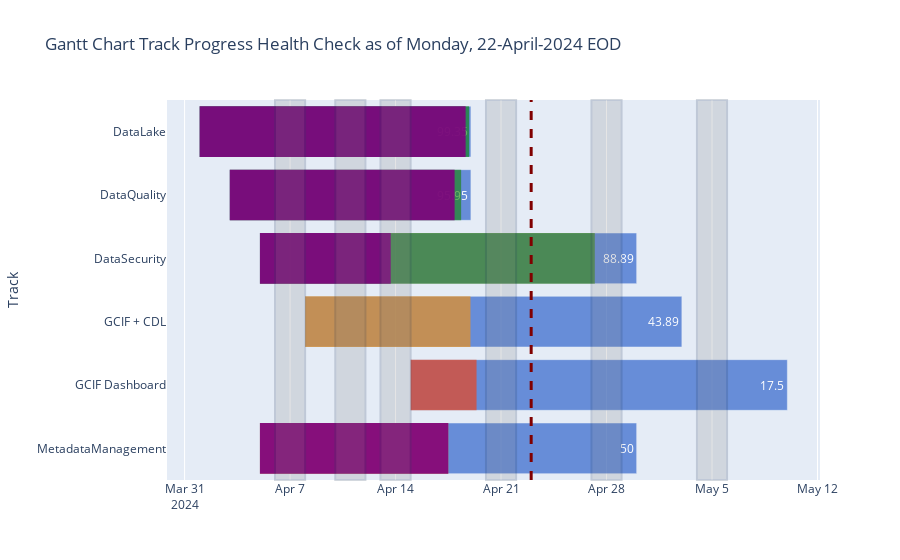

Notebook cell for this chart:
### Markdown cell above
## Final viz

### Code cell
### date_progress
import plotly.express as px
import plotly.graph_objects as go
import pandas as pd
import datetime as dt
import calendar


# dataframe_name = '29-April-2024_Progress' # Change date here 
# get_date_re = re.search(pattern=r'(.*)_Progress$', string=dataframe_name)
# datetime_value = dt.datetime.strptime(get_date_re.group(1), '%d-%B-%Y')
# dayofweek = datetime_value.strftime('%A')

############################## START of DATA PREP ##########################
date_name = '22-April-2024' # Change date here use date >= 18th April
datetime_value = dt.datetime.strptime(date_name, '%d-%B-%Y')
dayofweek = datetime_value.strftime('%A')

TC_review = pd.read_excel(r'.\TC Review Data\Tally.xlsx') # Hardcoded file - can make this dynamic later
# Strip merge columns so the joins are aligned
dfs[f'{date_name}_TC_breakdown']['Tracks'] = dfs[f'{date_name}_TC_breakdown']['Tracks'].str.strip()
TC_review['Track_Short'] = TC_review['Track_Short'].str.strip()

# We are adding our TC review data
inner_1 = pd.merge(left=dfs[f'{date_name}_TC_breakdown'], right=TC_review, left_on='Tracks', right_on='Track_Short', how='inner')
inner_2 = pd.merge(left=dfs[f'{date_name}_TC_breakdown'], right=TC_review, left_on='Tracks', right_on='Track_Long', how='inner')

combined_df = pd.concat([inner_1, inner_2], axis=0, ignore_index=True)
combined_df.drop_duplicates(subset=['Tracks'], keep='first', inplace=True)

# Strip merge columns so the joins are aligned
combined_df['Track_Long'] = combined_df['Track_Long'] .str.strip()
dfs[f'{date_name}_Progress']['Track'] = dfs[f'{date_name}_Progress']['Track'].str.strip()

# Combine with the progress data
my_merge_2 = pd.merge(left=combined_df, right=dfs[f'{date_name}_Progress'],\
                      left_on='Track_Long', right_on='Track', how='outer') # inner, outer yields the same result.

# Insert 
my_merge_2.insert(loc=my_merge_2.columns.get_loc('Tickets Done')+1,
                  column='Percentage Reviewed',
                  value=round(my_merge_2['Tickets Done']/my_merge_2['Total TC']*100,2))

# Must ensure Track is non-null
my_merge_2.dropna(axis='index', subset=['Track'], inplace=True, ignore_index=True)
############################## END of DATA PREP ##########################

fig = px.timeline(my_merge_2, x_start="Start Date", x_end="End Date", y="Track",\
                  text="Actual Completion (%)", opacity=0.7,
                  color_discrete_sequence=px.colors.qualitative.G10,
                  # color="Remark",
                  title=f'Gantt Chart Track Progress Health Check as of {dayofweek}, {date_name} EOD',
                  hover_name='Track',
                  hover_data={
                              'Remark':False,
                              'Track':False,
                              'Percentage Reviewed':':.1f'
                  }
                  )
                   
# Add bars to represent progress from CV - traffic lights
progress_bars = []
for index, row in my_merge_2.to_dict(orient='index').items():
    if pd.isna(row['Actual Completion (%)']):
        continue
    else:
        progress_bar = dict(type='rect',
                        xref='x',
                        yref='y',
                        x0=row['Start Date'],
                        x1=row['Start Date'] + pd.to_timedelta(row['Actual Completion (%)']/100 * (row['End Date']-row['Start Date'])),
                        y0=index-0.4,
                        y1=index+0.4,
                        line=dict(color='green', width=0),
                        fillcolor=interpolate_color(value=row['Actual Completion (%)'], range_color=[0,100], color_continuous_scale=[(0, "red"), (0.5, "orange"), (1, "green")]),
                        opacity=0.6)
    fig.add_shape(progress_bar)

# Add bars to show TC_review progress - purple
review_bars = []
for index, row in my_merge_2.to_dict(orient='index').items():
    if pd.isna(row['Total Executed']):
        continue
    else:
        review_bar =  dict(type='rect',
                            xref='x',
                            yref='y',
                            x0=row['Start Date'],
                            x1=row['Start Date'] + pd.to_timedelta(row['Percentage Reviewed']/100 * (row['End Date']-row['Start Date'])),
                            y0=index-0.4,
                            y1=index+0.4,
                            line=dict(color='purple', width=0),
                            fillcolor='purple',
                            opacity=0.9)
    fig.add_shape(review_bar)
data = []

## --------------Defining the present------------------
fig.add_vline(x=dt.datetime.strptime(date_name, '%d-%B-%Y') + dt.timedelta(days=1),\
              line_width=3, line_dash="dash", line_color='maroon')
# Alternatively
# fig.add_vline(x=dt.datetime.today(), line_width=3, line_dash='dash', line_color='maroon')
#---------------Defining the present------------------

fig.add_vrect(x0=dt.date(2024, 4, 6), x1=dt.date(2024, 4, 8), opacity=0.2, fillcolor='grey')
fig.add_vrect(x0=dt.date(2024, 4, 10), x1=dt.date(2024, 4, 12), opacity=0.2, fillcolor='grey')
fig.add_vrect(x0=dt.date(2024, 4, 13), x1=dt.date(2024, 4, 15), opacity=0.2, fillcolor='grey')
fig.add_vrect(x0=dt.date(2024, 4, 20), x1=dt.date(2024, 4, 22), opacity=0.2, fillcolor='grey')
fig.add_vrect(x0=dt.date(2024, 4, 27), x1=dt.date(2024, 4, 29), opacity=0.2, fillcolor='grey')
fig.add_vrect(x0=dt.date(2024, 5, 4), x1=dt.date(2024, 5, 6), opacity=0.2, fillcolor='grey')

# Don't need fig.update_layout because already using fig.add_shape()
# fig.update_layout(xaxis_title="Timeline", yaxis_title='Tasks')
fig.update_yaxes(autorange="reversed")

fig.show()

### Figure 1 — Plotly figure (JSON) as saved in the notebook; plotly's stock layout.template omitted (floating-point values rounded to 4 significant figures)
{"data": [{"base": ["2024-04-01T00:00:00.000000000", "2024-04-03T00:00:00.000000000", "2024-04-05T00:00:00.000000000", "2024-04-08T00:00:00.000000000", "2024-04-15T00:00:00.000000000", "2024-04-05T00:00:00.000000000"], "customdata": [["Started (test case DL125 for MHPS only can proceed after 24-Apr)", 98.06], ["Started (test case DQ052 and DQ053 for MHPS only can proceed after 24-Apr)", 93.24], ["Started", 34.72], ["Started", 0], ["Started ", 0], ["Started", 50]], "hovertemplate": "<b>%{hovertext}</b><br><br>Start Date=%{base}<br>End Date=%{x}<br>Actual Completion (%)=%{text}<br>Percentage Reviewed=%{customdata[1]:.1f}<extra></extra>", "hovertext": ["DataLake", "DataQuality", "DataSecurity", "GCIF + CDL", "GCIF Dashboard", "MetadataManagement"], "legendgroup": "", "marker": {"color": "#3366CC", "opacity": 0.7, "pattern": {"shape": ""}}, "name": "", "orientation": "h", "showlegend": false, "text": [99.35, 95.95, 88.89, 43.89, 17.5, 50.0], "textposition": "auto", "type": "bar", "x": [1555200000, 1382400000, 2160000000, 2160000000, 2160000000, 2160000000], "xaxis": "x", "y": ["DataLake", "DataQuality", "DataSecurity", "GCIF + CDL", "GCIF Dashboard", "MetadataManagement"], "yaxis": "y"}], "layout": {"barmode": "overlay", "legend": {"tracegroupgap": 0}, "shapes": [{"fillcolor": "#038000", "line": {"color": "green", "width": 0}, "opacity": 0.6, "type": "rect", "x0": "2024-04-01T00:00:00", "x1": "2024-04-18T21:11:31.200000", "xref": "x", "y0": -0.4, "y1": 0.4, "yref": "y"}, {"fillcolor": "#158300", "line": {"color": "green", "width": 0}, "opacity": 0.6, "type": "rect", "x0": "2024-04-03T00:00:00", "x1": "2024-04-18T08:26:52.800000", "xref": "x", "y0": 0.6, "y1": 1.4, "yref": "y"}, {"fillcolor": "#398800", "line": {"color": "green", "width": 0}, "opacity": 0.6, "type": "rect", "x0": "2024-04-05T00:00:00", "x1": "2024-04-27T05:20:24", "xref": "x", "y0": 1.6, "y1": 2.4, "yref": "y"}, {"fillcolor": "#ff9100", "line": {"color": "green", "width": 0}, "opacity": 0.6, "type": "rect", "x0": "2024-04-08T00:00:00", "x1": "2024-04-18T23:20:24", "xref": "x", "y0": 2.6, "y1": 3.4, "yref": "y"}, {"fillcolor": "#ff3a00", "line": {"color": "green", "width": 0}, "opacity": 0.6, "type": "rect", "x0": "2024-04-15T00:00:00", "x1": "2024-04-19T09:00:00", "xref": "x", "y0": 3.6, "y1": 4.4, "yref": "y"}, {"fillcolor": "#ffa500", "line": {"color": "green", "width": 0}, "opacity": 0.6, "type": "rect", "x0": "2024-04-05T00:00:00", "x1": "2024-04-17T12:00:00", "xref": "x", "y0": 4.6, "y1": 5.4, "yref": "y"}, {"fillcolor": "purple", "line": {"color": "purple", "width": 0}, "opacity": 0.9, "type": "rect", "x0": "2024-04-01T00:00:00", "x1": "2024-04-18T15:37:09.120000", "xref": "x", "y0": -0.4, "y1": 0.4, "yref": "y"}, {"fillcolor": "purple", "line": {"color": "purple", "width": 0}, "opacity": 0.9, "type": "rect", "x0": "2024-04-03T00:00:00", "x1": "2024-04-17T22:02:29.759999999", "xref": "x", "y0": 0.6, "y1": 1.4, "yref": "y"}, {"fillcolor": "purple", "line": {"color": "purple", "width": 0}, "opacity": 0.9, "type": "rect", "x0": "2024-04-05T00:00:00", "x1": "2024-04-13T16:19:12", "xref": "x", "y0": 1.6, "y1": 2.4, "yref": "y"}, {"fillcolor": "purple", "line": {"color": "purple", "width": 0}, "opacity": 0.9, "type": "rect", "x0": "2024-04-08T00:00:00", "x1": "2024-04-08T00:00:00", "xref": "x", "y0": 2.6, "y1": 3.4, "yref": "y"}, {"fillcolor": "purple", "line": {"color": "purple", "width": 0}, "opacity": 0.9, "type": "rect", "x0": "2024-04-15T00:00:00", "x1": "2024-04-15T00:00:00", "xref": "x", "y0": 3.6, "y1": 4.4, "yref": "y"}, {"fillcolor": "purple", "line": {"color": "purple", "width": 0}, "opacity": 0.9, "type": "rect", "x0": "2024-04-05T00:00:00", "x1": "2024-04-17T12:00:00", "xref": "x", "y0": 4.6, "y1": 5.4, "yref": "y"}, {"line": {"color": "maroon", "dash": "dash", "width": 3}, "type": "line", "x0": "2024-04-23T00:00:00", "x1": "2024-04-23T00:00:00", "xref": "x", "y0": 0, "y1": 1, "yref": "y domain"}, {"fillcolor": "grey", "opacity": 0.2, "type": "rect", "x0": "2024-04-06", "x1": "2024-04-08", "xref": "x", "y0": 0, "y1": 1, "yref": "y domain"}, {"fillcolor": "grey", "opacity": 0.2, "type": "rect", "x0": "2024-04-10", "x1": "2024-04-12", "xref": "x", "y0": 0, "y1": 1, "yref": "y domain"}, {"fillcolor": "grey", "opacity": 0.2, "type": "rect", "x0": "2024-04-13", "x1": "2024-04-15", "xref": "x", "y0": 0, "y1": 1, "yref": "y domain"}, {"fillcolor": "grey", "opacity": 0.2, "type": "rect", "x0": "2024-04-20", "x1": "2024-04-22", "xref": "x", "y0": 0, "y1": 1, "yref": "y domain"}, {"fillcolor": "grey", "opacity": 0.2, "type": "rect", "x0": "2024-04-27", "x1": "2024-04-29", "xref": "x", "y0": 0, "y1": 1, "yref": "y domain"}, {"fillcolor": "grey", "opacity": 0.2, "type": "rect", "x0": "2024-05-04", "x1": "2024-05-06", "xref": "x", "y0": 0, "y1": 1, "yref": "y domain"}], "title": {"text": "Gantt Chart Track Progress Health Check as of Monday, 22-April-2024 EOD"}, "xaxis": {"anchor": "y", "domain": [0, 1], "type": "date"}, "yaxis": {"anchor": "x", "autorange": "reversed", "domain": [0, 1], "title": {"text": "Track"}}}}
